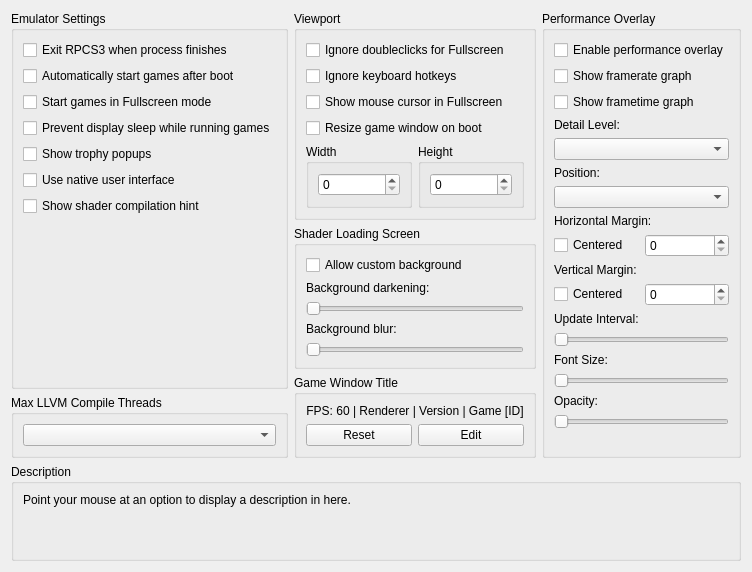
     <widget class="QWidget" name="emulatorTab">
      <attribute name="title">
       <string>Emulator</string>
      </attribute>
      <layout class="QVBoxLayout" name="emulatorTab_layout">
       <item>
        <layout class="QHBoxLayout" name="emulatorTabLayout" stretch="1,1,1">
         <item>
          <layout class="QVBoxLayout" name="emulatorTabLayoutLeft">
           <item>
            <widget class="QGroupBox" name="gb_emu_settings">
             <property name="title">
              <string>Emulator Settings</string>
             </property>
             <layout class="QVBoxLayout" name="gb_emu_settings_layout">
              <item>
               <widget class="QCheckBox" name="exitOnStop">
                <property name="text">
                 <string>Exit RPCS3 when process finishes</string>
                </property>
               </widget>
              </item>
              <item>
               <widget class="QCheckBox" name="alwaysStart">
                <property name="text">
                 <string>Automatically start games after boot</string>
                </property>
               </widget>
              </item>
              <item>
               <widget class="QCheckBox" name="startGameFullscreen">
                <property name="text">
                 <string>Start games in Fullscreen mode</string>
                </property>
               </widget>
              </item>
              <item>
               <widget class="QCheckBox" name="preventDisplaySleep">
                <property name="text">
                 <string>Prevent display sleep while running games</string>
                </property>
               </widget>
              </item>
              <item>
               <widget class="QCheckBox" name="showTrophyPopups">
                <property name="text">
                 <string>Show trophy popups</string>
                </property>
               </widget>
              </item>
              <item>
               <widget class="QCheckBox" name="useNativeInterface">
                <property name="text">
                 <string>Use native user interface</string>
                </property>
               </widget>
              </item>
              <item>
               <widget class="QCheckBox" name="showShaderCompilationHint">
                <property name="text">
                 <string>Show shader compilation hint</string>
                </property>
               </widget>
              </item>
              <item>
               <spacer name="emulatorTabSpacerLeft">
                <property name="orientation">
                 <enum>Qt::Vertical</enum>
                </property>
                <property name="sizeType">
                 <enum>QSizePolicy::MinimumExpanding</enum>
                </property>
                <property name="sizeHint" stdset="0">
                 <size>
                  <width>0</width>
                  <height>0</height>
                 </size>
                </property>
               </spacer>
              </item>
             </layout>
            </widget>
           </item>
           <item>
            <widget class="QGroupBox" name="gb_max_llvm">
             <property name="title">
              <string>Max LLVM Compile Threads</string>
             </property>
             <layout class="QVBoxLayout" name="gb_max_llvm_layout">
              <item>
               <widget class="QComboBox" name="maxLLVMThreads"/>
              </item>
             </layout>
            </widget>
           </item>
          </layout>
         </item>
         <item>
          <layout class="QVBoxLayout" name="emulatorTabLayoutMiddle">
           <item>
            <widget class="QGroupBox" name="gb_viewport">
             <property name="title">
              <string>Viewport</string>
             </property>
             <layout class="QVBoxLayout" name="gb_viewport_layout">
              <item>
               <widget class="QCheckBox" name="gs_disableMouse">
                <property name="text">
                 <string>Ignore doubleclicks for Fullscreen</string>
                </property>
               </widget>
              </item>
              <item>
               <widget class="QCheckBox" name="gs_disableKbHotkeys">
                <property name="text">
                 <string>Ignore keyboard hotkeys</string>
                </property>
               </widget>
              </item>
              <item>
               <widget class="QCheckBox" name="gs_showMouseInFullscreen">
                <property name="text">
                 <string>Show mouse cursor in Fullscreen </string>
                </property>
               </widget>
              </item>
              <item>
               <widget class="QCheckBox" name="gs_resizeOnBoot">
                <property name="text">
                 <string>Resize game window on boot</string>
                </property>
               </widget>
              </item>
              <item>
               <layout class="QHBoxLayout" name="gs_resolution_layout">
                <item>
                 <widget class="QGroupBox" name="gb_gs_width">
                  <property name="title">
                   <string>Width</string>
                  </property>
                  <layout class="QVBoxLayout" name="gb_gs_width_layout">
                   <item>
                    <widget class="QSpinBox" name="gs_width">
                     <property name="accelerated">
                      <bool>true</bool>
                     </property>
                     <property name="correctionMode">
                      <enum>QAbstractSpinBox::CorrectToNearestValue</enum>
                     </property>
                     <property name="keyboardTracking">
                      <bool>false</bool>
                     </property>
                     <property name="minimum">
                      <number>0</number>
                     </property>
                     <property name="maximum">
                      <number>9999</number>
                     </property>
                     <property name="value">
                      <number>0</number>
                     </property>
                    </widget>
                   </item>
                  </layout>
                 </widget>
                </item>
                <item>
                 <widget class="QGroupBox" name="gb_gs_height">
                  <property name="title">
                   <string>Height</string>
                  </property>
                  <layout class="QVBoxLayout" name="gb_gs_height_layout">
                   <item>
                    <widget class="QSpinBox" name="gs_height">
                     <property name="frame">
                      <bool>true</bool>
                     </property>
                     <property name="accelerated">
                      <bool>true</bool>
                     </property>
                     <property name="correctionMode">
                      <enum>QAbstractSpinBox::CorrectToNearestValue</enum>
                     </property>
                     <property name="keyboardTracking">
                      <bool>false</bool>
                     </property>
                     <property name="minimum">
                      <number>0</number>
                     </property>
                     <property name="maximum">
                      <number>9999</number>
                     </property>
                     <property name="value">
                      <number>0</number>
                     </property>
                    </widget>
                   </item>
                  </layout>
                 </widget>
                </item>
               </layout>
              </item>
             </layout>
            </widget>
           </item>
           <item>
            <widget class="QGroupBox" name="gb_shader_load">
             <property name="title">
              <string>Shader Loading Screen</string>
             </property>
             <layout class="QVBoxLayout" name="gb_shader_load_layout">
              <item>
               <widget class="QCheckBox" name="shaderLoadBgEnabled">
                <property name="text">
                 <string>Allow custom background</string>
                </property>
               </widget>
              </item>
              <item>
               <widget class="QLabel" name="label_shaderLoadBgDarkening">
                <property name="text">
                 <string>Background darkening:</string>
                </property>
               </widget>
              </item>
              <item>
               <widget class="QSlider" name="shaderLoadBgDarkening">
                <property name="orientation">
                 <enum>Qt::Horizontal</enum>
                </property>
               </widget>
              </item>
              <item>
               <widget class="QLabel" name="label_shaderLoadBgBlur">
                <property name="text">
                 <string>Background blur:</string>
                </property>
               </widget>
              </item>
              <item>
               <widget class="QSlider" name="shaderLoadBgBlur">
                <property name="orientation">
                 <enum>Qt::Horizontal</enum>
                </property>
               </widget>
              </item>
              <item>
               <spacer name="spacer_shader_load">
                <property name="orientation">
                 <enum>Qt::Vertical</enum>
                </property>
                <property name="sizeType">
                 <enum>QSizePolicy::MinimumExpanding</enum>
                </property>
                <property name="sizeHint" stdset="0">
                 <size>
                  <width>0</width>
                  <height>0</height>
                 </size>
                </property>
               </spacer>
              </item>
             </layout>
            </widget>
           </item>
           <item>
            <widget class="QGroupBox" name="gb_game_window_title">
             <property name="title">
              <string>Game Window Title</string>
             </property>
             <layout class="QVBoxLayout" name="layout_gb_game_window_title">
              <item>
               <widget class="QLabel" name="label_game_window_title_format">
                <property name="text">
                 <string notr="true">FPS: 60 | Renderer | Version | Game [ID]</string>
                </property>
                <property name="alignment">
                 <set>Qt::AlignCenter</set>
                </property>
               </widget>
              </item>
              <item>
               <layout class="QHBoxLayout" name="layout_buttons_game_window_title">
                <item>
                 <widget class="QPushButton" name="reset_button_game_window_title_format">
                  <property name="toolTip">
                   <string>Reset the game window title to default</string>
                  </property>
                  <property name="text">
                   <string>Reset</string>
                  </property>
                 </widget>
                </item>
                <item>
                 <widget class="QPushButton" name="edit_button_game_window_title_format">
                  <property name="toolTip">
                   <string>Edit the game window title</string>
                  </property>
                  <property name="text">
                   <string>Edit</string>
                  </property>
                 </widget>
                </item>
               </layout>
              </item>
             </layout>
            </widget>
           </item>
          </layout>
         </item>
         <item>
          <layout class="QVBoxLayout" name="emulatorTabLayoutRight">
           <item>
            <widget class="QGroupBox" name="gb_performance_overlay">
             <property name="title">
              <string>Performance Overlay</string>
             </property>
             <layout class="QVBoxLayout" name="gb_performance_overlay_layout">
              <item>
               <widget class="QCheckBox" name="perfOverlayEnabled">
                <property name="text">
                 <string>Enable performance overlay</string>
                </property>
               </widget>
              </item>
              <item>
               <widget class="QCheckBox" name="perfOverlayFramerateGraphEnabled">
                <property name="text">
                 <string>Show framerate graph</string>
                </property>
               </widget>
              </item>
              <item>
               <widget class="QCheckBox" name="perfOverlayFrametimeGraphEnabled">
                <property name="text">
                 <string>Show frametime graph</string>
                </property>
               </widget>
              </item>
              <item>
               <widget class="QWidget" name="perf_overlay_detail_level" native="true">
                <layout class="QVBoxLayout" name="layout_perf_overlay_detail_level">
                 <property name="leftMargin">
                  <number>0</number>
                 </property>
                 <property name="topMargin">
                  <number>0</number>
                 </property>
                 <property name="rightMargin">
                  <number>0</number>
                 </property>
                 <property name="bottomMargin">
                  <number>0</number>
                 </property>
                 <item>
                  <widget class="QLabel" name="label_detail_level">
                   <property name="text">
                    <string>Detail Level:</string>
                   </property>
                  </widget>
                 </item>
                 <item>
                  <widget class="QComboBox" name="perfOverlayDetailLevel"/>
                 </item>
                </layout>
               </widget>
              </item>
              <item>
               <widget class="QWidget" name="perf_overlay_position" native="true">
                <layout class="QVBoxLayout" name="layout_perf_overlay_position">
                 <property name="leftMargin">
                  <number>0</number>
                 </property>
                 <property name="topMargin">
                  <number>0</number>
                 </property>
                 <property name="rightMargin">
                  <number>0</number>
                 </property>
                 <property name="bottomMargin">
                  <number>0</number>
                 </property>
                 <item>
                  <widget class="QLabel" name="label_position">
                   <property name="text">
                    <string>Position:</string>
                   </property>
                  </widget>
                 </item>
                 <item>
                  <widget class="QComboBox" name="perfOverlayPosition"/>
                 </item>
                </layout>
               </widget>
              </item>
              <item>
               <widget class="QLabel" name="label_margin_x">
                <property name="text">
                 <string>Horizontal Margin:</string>
                </property>
               </widget>
              </item>
              <item>
               <layout class="QHBoxLayout" name="layout_margin_x" stretch="0,0">
                <item>
                 <widget class="QCheckBox" name="perfOverlayCenterX">
                  <property name="text">
                   <string>Centered</string>
                  </property>
                 </widget>
                </item>
                <item>
                 <widget class="QSpinBox" name="perfOverlayMarginX"/>
                </item>
               </layout>
              </item>
              <item>
               <widget class="QLabel" name="label_margin_y">
                <property name="text">
                 <string>Vertical Margin:</string>
                </property>
               </widget>
              </item>
              <item>
               <layout class="QHBoxLayout" name="layout_margin_y" stretch="0,0">
                <item>
                 <widget class="QCheckBox" name="perfOverlayCenterY">
                  <property name="text">
                   <string>Centered</string>
                  </property>
                 </widget>
                </item>
                <item>
                 <widget class="QSpinBox" name="perfOverlayMarginY"/>
                </item>
               </layout>
              </item>
              <item>
               <widget class="QWidget" name="perf_overlay_update_interval" native="true">
                <layout class="QVBoxLayout" name="layout_perf_overlay_update_interval">
                 <property name="leftMargin">
                  <number>0</number>
                 </property>
                 <property name="topMargin">
                  <number>0</number>
                 </property>
                 <property name="rightMargin">
                  <number>0</number>
                 </property>
                 <property name="bottomMargin">
                  <number>0</number>
                 </property>
                 <item>
                  <widget class="QLabel" name="label_update_interval">
                   <property name="text">
                    <string>Update Interval:</string>
                   </property>
                  </widget>
                 </item>
                 <item>
                  <widget class="QSlider" name="perfOverlayUpdateInterval">
                   <property name="singleStep">
                    <number>10</number>
                   </property>
                   <property name="pageStep">
                    <number>100</number>
                   </property>
                   <property name="orientation">
                    <enum>Qt::Horizontal</enum>
                   </property>
                  </widget>
                 </item>
                </layout>
               </widget>
              </item>
              <item>
               <widget class="QWidget" name="perf_overlay_font_size" native="true">
                <layout class="QVBoxLayout" name="layout_perf_overlay_font_size">
                 <property name="leftMargin">
                  <number>0</number>
                 </property>
                 <property name="topMargin">
                  <number>0</number>
                 </property>
                 <property name="rightMargin">
                  <number>0</number>
                 </property>
                 <property name="bottomMargin">
                  <number>0</number>
                 </property>
                 <item>
                  <widget class="QLabel" name="label_font_size">
                   <property name="text">
                    <string>Font Size: </string>
                   </property>
                  </widget>
                 </item>
                 <item>
                  <widget class="QSlider" name="perfOverlayFontSize">
                   <property name="orientation">
                    <enum>Qt::Horizontal</enum>
                   </property>
                  </widget>
                 </item>
                </layout>
               </widget>
              </item>
              <item>
               <widget class="QWidget" name="perf_overlay_opacity" native="true">
                <layout class="QVBoxLayout" name="layout_perf_overlay_opacity">
                 <property name="leftMargin">
                  <number>0</number>
                 </property>
                 <property name="topMargin">
                  <number>0</number>
                 </property>
                 <property name="rightMargin">
                  <number>0</number>
                 </property>
                 <property name="bottomMargin">
                  <number>0</number>
                 </property>
                 <item>
                  <widget class="QLabel" name="label_opacity">
                   <property name="text">
                    <string>Opacity:</string>
                   </property>
                  </widget>
                 </item>
                 <item>
                  <widget class="QSlider" name="perfOverlayOpacity">
                   <property name="orientation">
                    <enum>Qt::Horizontal</enum>
                   </property>
                  </widget>
                 </item>
                </layout>
               </widget>
              </item>
              <item>
               <spacer name="emulatorTabSpacerRight">
                <property name="orientation">
                 <enum>Qt::Vertical</enum>
                </property>
                <property name="sizeType">
                 <enum>QSizePolicy::MinimumExpanding</enum>
                </property>
                <property name="sizeHint" stdset="0">
                 <size>
                  <width>0</width>
                  <height>0</height>
                 </size>
                </property>
               </spacer>
              </item>
             </layout>
            </widget>
           </item>
          </layout>
         </item>
        </layout>
       </item>
       <item>
        <spacer name="emulatorTabSpacer">
         <property name="orientation">
          <enum>Qt::Vertical</enum>
         </property>
         <property name="sizeType">
          <enum>QSizePolicy::MinimumExpanding</enum>
         </property>
         <property name="sizeHint" stdset="0">
          <size>
           <width>0</width>
           <height>0</height>
          </size>
         </property>
        </spacer>
       </item>
       <item>
        <widget class="QGroupBox" name="gb_description_emulator">
         <property name="title">
          <string>Description</string>
         </property>
         <layout class="QVBoxLayout" name="gb_description_emulator_layout">
          <item>
           <widget class="QLabel" name="description_emulator">
            <property name="text">
             <string>Point your mouse at an option to display a description in here.


</string>
            </property>
            <property name="textFormat">
             <enum>Qt::PlainText</enum>
            </property>
            <property name="alignment">
             <set>Qt::AlignLeading|Qt::AlignLeft|Qt::AlignTop</set>
            </property>
            <property name="wordWrap">
             <bool>true</bool>
            </property>
           </widget>
          </item>
         </layout>
        </widget>
       </item>
      </layout>
     </widget>
